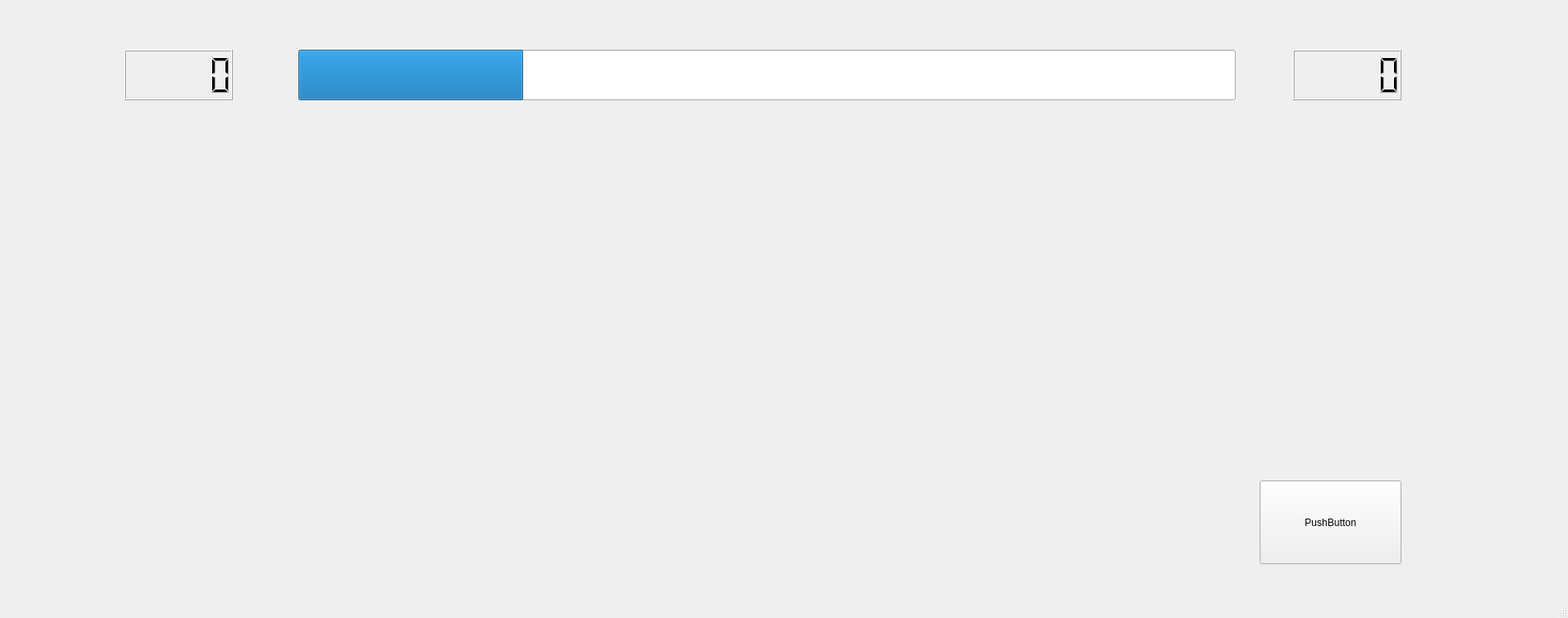
<?xml version="1.0" encoding="UTF-8"?>
<ui version="4.0">
 <class>MainWindow</class>
 <widget class="QMainWindow" name="MainWindow">
  <property name="geometry">
   <rect>
    <x>0</x>
    <y>0</y>
    <width>1892</width>
    <height>746</height>
   </rect>
  </property>
  <property name="windowTitle">
   <string>MainWindow</string>
  </property>
  <widget class="QWidget" name="centralwidget">
   <widget class="QProgressBar" name="timebar">
    <property name="geometry">
     <rect>
      <x>360</x>
      <y>60</y>
      <width>1131</width>
      <height>61</height>
     </rect>
    </property>
    <property name="value">
     <number>24</number>
    </property>
    <property name="textVisible">
     <bool>false</bool>
    </property>
   </widget>
   <widget class="QLCDNumber" name="lcdNumber_1">
    <property name="geometry">
     <rect>
      <x>150</x>
      <y>60</y>
      <width>131</width>
      <height>61</height>
     </rect>
    </property>
   </widget>
   <widget class="QLCDNumber" name="lcdNumber_2">
    <property name="geometry">
     <rect>
      <x>1560</x>
      <y>60</y>
      <width>131</width>
      <height>61</height>
     </rect>
    </property>
   </widget>
   <widget class="QPushButton" name="pushButton">
    <property name="geometry">
     <rect>
      <x>1520</x>
      <y>580</y>
      <width>171</width>
      <height>101</height>
     </rect>
    </property>
    <property name="text">
     <string>PushButton</string>
    </property>
   </widget>
  </widget>
  <widget class="QMenuBar" name="menubar">
   <property name="geometry">
    <rect>
     <x>0</x>
     <y>0</y>
     <width>1892</width>
     <height>21</height>
    </rect>
   </property>
  </widget>
  <widget class="QStatusBar" name="statusbar"/>
 </widget>
 <resources/>
 <connections/>
</ui>
